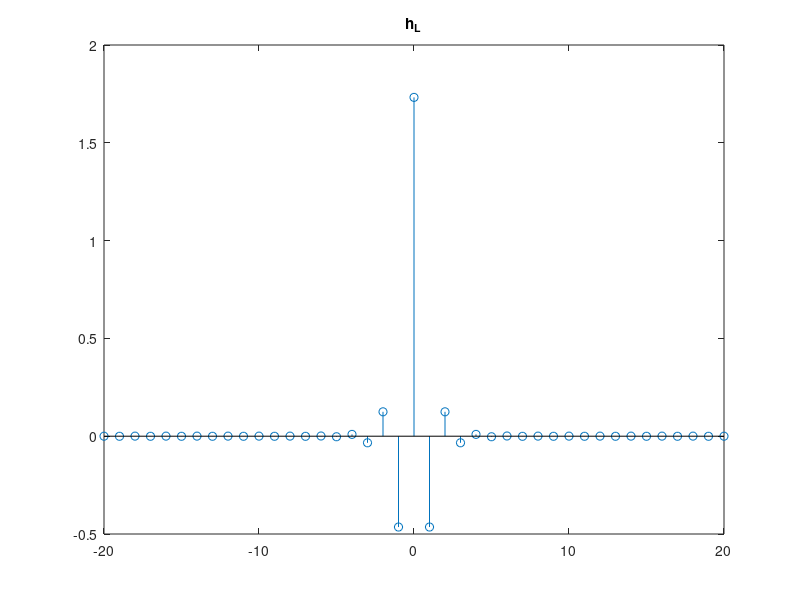

Reproduce this figure in MATLAB. (Note: this script raises an error after producing the figure.)
clc;
clear all;
close all;
%% Problem 6.3(a)
L = 1;
w = [-pi:0.001:pi];
rw=length(w);
h_t = zeros(1, rw);
for i = 1:rw
    h_s = 0;
    for j = -100:100
        h_s = h_s + ((sin((w(i)/2) + pi*j)) / ((w(i)/2) + pi*j)) ^ (2*L+2);
    end
    h_t(i) = 1 /h_s;
end
h_n = zeros(1, 21);
for i = 1:20
    h_n(i) = sum(h_t .* cos(w*(i-1)));
end
% Compute h_L[n]
h_L = [fliplr(h_n), h_n(2:end)]/ (rw);
% Plot the figure of h_L
stem([-20:20], h_L);
title('h_L')
%% Problem 6.3(b)
t = [-100:0.001:100];
rt = length(t);
b_d = zeros(1, rt);
b=@(x) bspline(x,L);
% Compute dual B-spline functions b_L[t]
for i = 1:41
    b_d = b_d + h_L(i) .* b(t-(i-21));
end
% Plot the figure of b_L[t]
plot(t, b_d)
xlim([-20 20]);
title('b_L');

